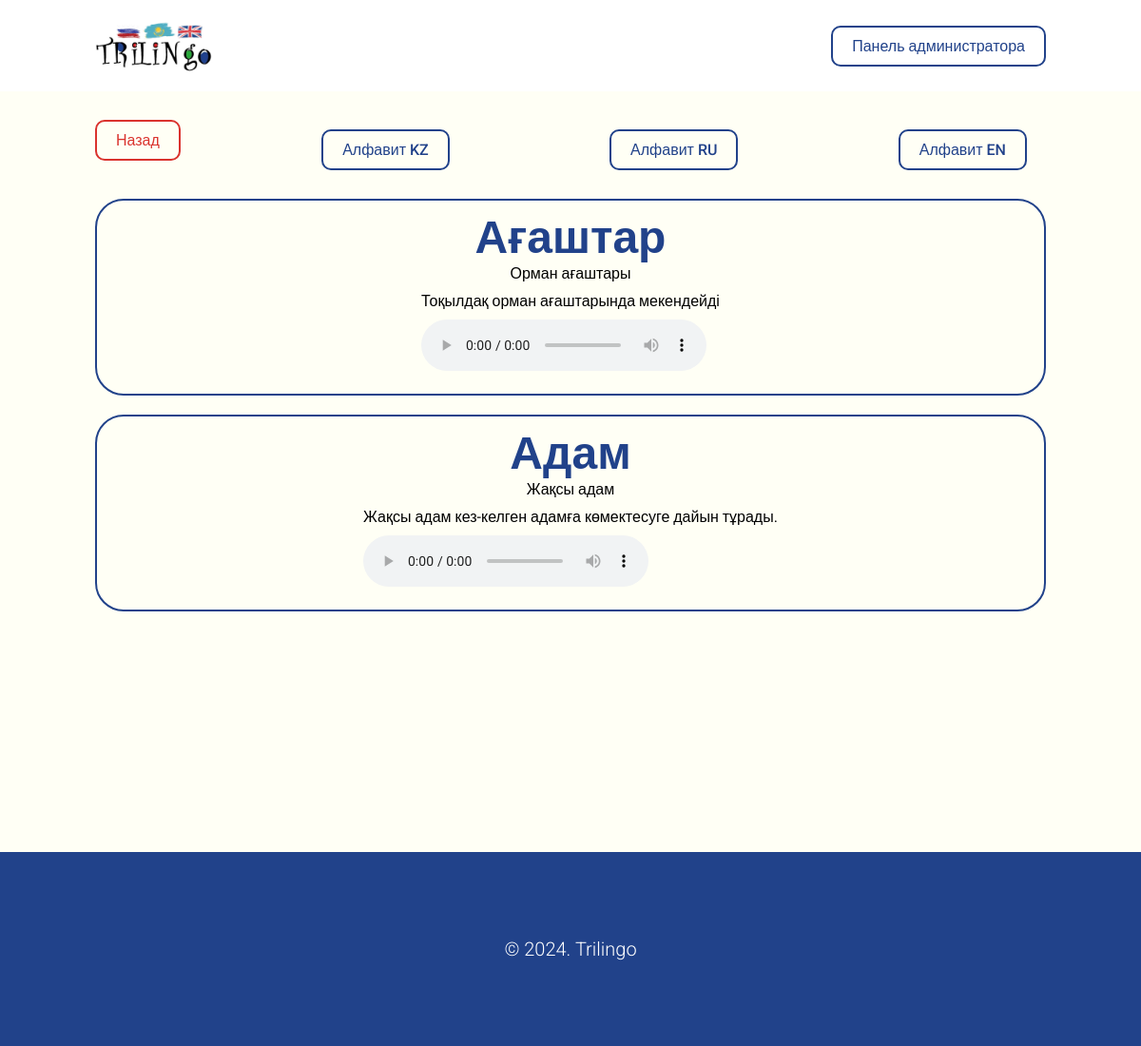
Screenshot of /filter/alphabet/kz/a/ with the database file from the repository.
### trilingo_app/models.py (models this page shows, shortened)
class WordInKz(models.Model):
    alphabet = models.ForeignKey(KazakhAlphabet, on_delete=models.CASCADE, verbose_name="Буква на казахском")
    word = models.CharField("Название слова", max_length=90)
    subword = models.CharField("Дополнительно", max_length=160)
    description = models.TextField("Описание")
    voice = models.FileField("Произношение", upload_to="voices/kz/")
    class Meta:
        verbose_name = "Слово на казахском"
        verbose_name_plural = "Слова на казахском"

### trilingo_app/views.py (the view)
# urls.py: path('filter/alphabet/kz/<slug:slug>/', views.filter_by_kz_page, name='filter_by_kz_page'),
def filter_by_kz_page(request, slug):
    alphabet = get_object_or_404(KazakhAlphabet, slug=slug)
    words = WordInKz.objects.filter(alphabet=alphabet)
    context = {
        'alphabet': alphabet,
        'words': words
    }
    return render(request, "./words-by-kz.html", context)

### trilingo_app/templates/words-by-kz.html (shortened to what this page needs)
{% extends './base.html' %}
{% block content %}
<section class="block">
    <div class="container">
        <div class="d-flex align-items-center space-between" style="margin-bottom: 20px;">
            <a href="{% url 'home_page' %}" class="button-danger">Назад</a>
            <a href="{% url 'alphabets_kz_page' %}" class="button-primary">Алфавит KZ</a>
            <a href="{% url 'alphabets_ru_page' %}" class="button-primary">Алфавит RU</a>
            <a href="{% url 'alphabets_en_page' %}" class="button-primary">Алфавит EN</a>
        </div>
        <div class="theme-detail-row">
            {% for word in words %}
            <div class="theme-detail-col">
                <div class="letters-full-data">
                    <div class="letter-theme-detail">
                        <div class="letter">{{ word.word }}</div>
                        <div class="subletter">{{ word.subword }}</div>
                        <div class="description">{{ word.description }}</div>
                        <div class="audio">
                            <audio controls>
                                <source src="{{ word.voice.url }}" type="audio/mpeg" />
                            </audio>
                        </div>
                    </div>
                </div>
            </div>
            {% endfor %}
        </div>
    </div>
</section>
{% endblock %}

### trilingo_app/static/css/style.css (style rules this page uses)
* { padding: 0; margin: 0; box-sizing: border-box; font-family: "Roboto", sans-serif; }
.container { margin-left: 100px; margin-right: 100px; }
.d-flex { display: flex; }
.d-flex.align-items-center { align-items: center; }
.d-flex.space-between { justify-content: space-between; }
.button-primary { padding: 10px 20px; border: 2px solid #21428a; background-color: transparent; color: #21428a; text-decoration: none; border-radius: 10px; display: inline-block; font-weight: 500; transition: 0.3s ease-in-out; }
.button-danger { padding: 10px 20px; border: 2px solid #da332e; background-color: transparent; color: #da332e; text-decoration: none; border-radius: 10px; display: inline-block; font-weight: 500; transition: 0.3s ease-in-out; }
.block { background-color: #fffff5; padding: 30px 0; min-height: 100vh; }
.block .button-primary { margin-right: 20px; }
.block .button-danger { margin-bottom: 20px; }
.letter-image, .letter, .letter-item-img, .letter-item-text { display: block; }
.letter { color: #21428a; font-size: 48px; font-weight: 900; }
.letters-full-data { margin-bottom: 20px; border-radius: 30px; border: 2px solid #21428a; padding: 10px; display: flex; align-items: center; justify-content: space-around; }
.letter, .subletter { text-align: center }
.subletter { margin-bottom: 10px; }
.audio { margin: 10px 0; }

### rows the page displays
WordInKz: word "Ағаштар", subword "Орман ағаштары", description "Тоқылдақ орман ағаштарында мекендейді"
WordInKz: word "Адам", subword "Жақсы адам", description "Жақсы адам кез-келген адамға көмектесуге дайын тұрады."
